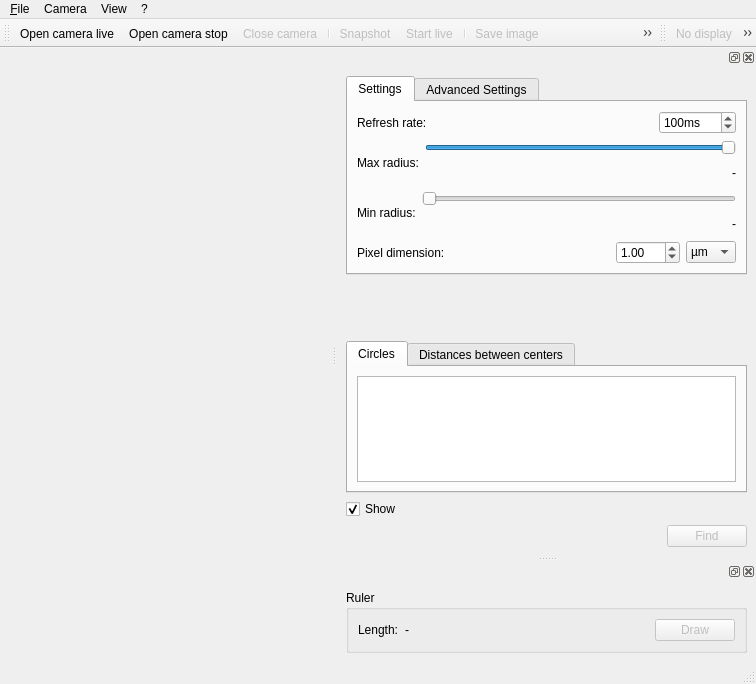
<?xml version="1.0" encoding="UTF-8"?>
<ui version="4.0">
 <class>MainviewClass</class>
 <widget class="QMainWindow" name="MainviewClass">
  <property name="enabled">
   <bool>true</bool>
  </property>
  <property name="geometry">
   <rect>
    <x>0</x>
    <y>0</y>
    <width>756</width>
    <height>684</height>
   </rect>
  </property>
  <property name="windowTitle">
   <string>uEye Viewer</string>
  </property>
  <property name="windowIcon">
   <iconset resource="../../../../programmi/C++/Qt/ueyeviewer/mainview.qrc">
    <normaloff>:/images/uEye.png</normaloff>:/images/uEye.png</iconset>
  </property>
  <property name="autoFillBackground">
   <bool>false</bool>
  </property>
  <property name="toolButtonStyle">
   <enum>Qt::ToolButtonIconOnly</enum>
  </property>
  <widget class="QWidget" name="centralwidget"/>
  <widget class="QMenuBar" name="menubar">
   <property name="geometry">
    <rect>
     <x>0</x>
     <y>0</y>
     <width>756</width>
     <height>25</height>
    </rect>
   </property>
   <widget class="QMenu" name="menu_File">
    <property name="title">
     <string>&amp;File</string>
    </property>
    <widget class="QMenu" name="menuLoad_parameter">
     <property name="title">
      <string>Load parameter</string>
     </property>
     <addaction name="actionLoadParamsFromFile"/>
     <addaction name="actionLoadParameterSet"/>
    </widget>
    <widget class="QMenu" name="menuSave_parameter">
     <property name="title">
      <string>Save parameter</string>
     </property>
     <addaction name="actionSaveParameterToFile"/>
     <addaction name="actionSaveParameterSet"/>
    </widget>
    <addaction name="menuLoad_parameter"/>
    <addaction name="menuSave_parameter"/>
    <addaction name="separator"/>
    <addaction name="actionSave_image"/>
    <addaction name="actionLoad_image"/>
    <addaction name="actionLoad_image_cam"/>
    <addaction name="separator"/>
    <addaction name="actionExit"/>
   </widget>
   <widget class="QMenu" name="menuUEye">
    <property name="title">
     <string>Camera</string>
    </property>
    <addaction name="actionOpenCamera"/>
    <addaction name="actionOpenCameraStop"/>
    <addaction name="actionCloseCamera"/>
    <addaction name="actionResetCamera"/>
    <addaction name="actionForceCameralist"/>
    <addaction name="separator"/>
    <addaction name="actionSnapshot"/>
    <addaction name="actionLive"/>
    <addaction name="actionTrigger"/>
    <addaction name="separator"/>
    <addaction name="actionUseErrorReport"/>
    <addaction name="actionProperties"/>
   </widget>
   <widget class="QMenu" name="menu">
    <property name="title">
     <string>?</string>
    </property>
    <addaction name="actionAbout"/>
    <addaction name="separator"/>
   </widget>
   <widget class="QMenu" name="menuView">
    <property name="title">
     <string>View</string>
    </property>
    <addaction name="actionDisplay"/>
    <addaction name="separator"/>
    <addaction name="actionView_fit"/>
    <addaction name="actionOriginal_size"/>
    <addaction name="actionZoom_out"/>
    <addaction name="actionZoom_in"/>
    <addaction name="separator"/>
    <addaction name="actionLimitDisplayRate"/>
    <addaction name="separator"/>
    <addaction name="actionImageinfo"/>
   </widget>
   <addaction name="menu_File"/>
   <addaction name="menuUEye"/>
   <addaction name="menuView"/>
   <addaction name="menu"/>
  </widget>
  <widget class="QStatusBar" name="statusbar"/>
  <widget class="QToolBar" name="toolBar">
   <property name="windowTitle">
    <string>toolBar</string>
   </property>
   <property name="allowedAreas">
    <set>Qt::LeftToolBarArea|Qt::RightToolBarArea</set>
   </property>
   <attribute name="toolBarArea">
    <enum>TopToolBarArea</enum>
   </attribute>
   <attribute name="toolBarBreak">
    <bool>false</bool>
   </attribute>
   <addaction name="actionOpenCamera"/>
   <addaction name="actionOpenCameraStop"/>
   <addaction name="actionCloseCamera"/>
   <addaction name="separator"/>
   <addaction name="actionSnapshot"/>
   <addaction name="actionLive"/>
   <addaction name="separator"/>
   <addaction name="actionSave_image"/>
   <addaction name="actionLoad_image_cam"/>
   <addaction name="actionLoad_image"/>
   <addaction name="actionProperties"/>
   <addaction name="actionImageinfo"/>
  </widget>
  <widget class="QToolBar" name="toolBar_display">
   <property name="windowTitle">
    <string>toolBar_2</string>
   </property>
   <attribute name="toolBarArea">
    <enum>TopToolBarArea</enum>
   </attribute>
   <attribute name="toolBarBreak">
    <bool>false</bool>
   </attribute>
   <addaction name="actionDisplay"/>
   <addaction name="actionView_fit"/>
   <addaction name="actionOriginal_size"/>
   <addaction name="actionZoom_out"/>
   <addaction name="actionZoom_in"/>
   <addaction name="separator"/>
   <addaction name="actionLimitDisplayRate"/>
   <addaction name="separator"/>
  </widget>
  <widget class="QDockWidget" name="dockDetect">
   <property name="enabled">
    <bool>true</bool>
   </property>
   <property name="floating">
    <bool>false</bool>
   </property>
   <property name="allowedAreas">
    <set>Qt::RightDockWidgetArea</set>
   </property>
   <attribute name="dockWidgetArea">
    <number>2</number>
   </attribute>
   <widget class="QWidget" name="dockWidgetContents">
    <layout class="QVBoxLayout" name="verticalLayout">
     <item>
      <widget class="QTabWidget" name="tabWidget">
       <property name="currentIndex">
        <number>0</number>
       </property>
       <widget class="QWidget" name="tabBasic">
        <attribute name="title">
         <string>Settings</string>
        </attribute>
        <layout class="QVBoxLayout" name="verticalLayout_4">
         <item>
          <layout class="QHBoxLayout" name="horizontalLayout_3">
           <item>
            <widget class="QLabel" name="labelRefresh">
             <property name="text">
              <string>Refresh rate:</string>
             </property>
             <property name="buddy">
              <cstring>spinRefresh</cstring>
             </property>
            </widget>
           </item>
           <item>
            <spacer name="horizontalSpacer_2">
             <property name="orientation">
              <enum>Qt::Horizontal</enum>
             </property>
             <property name="sizeHint" stdset="0">
              <size>
               <width>40</width>
               <height>20</height>
              </size>
             </property>
            </spacer>
           </item>
           <item>
            <widget class="QSpinBox" name="spinRefresh">
             <property name="suffix">
              <string>ms</string>
             </property>
             <property name="maximum">
              <number>10000</number>
             </property>
             <property name="value">
              <number>100</number>
             </property>
            </widget>
           </item>
          </layout>
         </item>
         <item>
          <layout class="QHBoxLayout" name="horizontalLayout_6">
           <item>
            <widget class="QLabel" name="labelMaxRad">
             <property name="text">
              <string>Max radius:</string>
             </property>
            </widget>
           </item>
           <item>
            <layout class="QVBoxLayout" name="verticalLayout_3">
             <item>
              <widget class="QSlider" name="sliderMaxRad">
               <property name="minimum">
                <number>0</number>
               </property>
               <property name="maximum">
                <number>999</number>
               </property>
               <property name="singleStep">
                <number>1</number>
               </property>
               <property name="value">
                <number>999</number>
               </property>
               <property name="orientation">
                <enum>Qt::Horizontal</enum>
               </property>
              </widget>
             </item>
             <item>
              <widget class="QLabel" name="labelMaxRadScale">
               <property name="text">
                <string>-</string>
               </property>
               <property name="alignment">
                <set>Qt::AlignRight|Qt::AlignTrailing|Qt::AlignVCenter</set>
               </property>
              </widget>
             </item>
            </layout>
           </item>
          </layout>
         </item>
         <item>
          <layout class="QHBoxLayout" name="horizontalLayout_2">
           <item>
            <widget class="QLabel" name="labelMinRad">
             <property name="text">
              <string>Min radius:</string>
             </property>
            </widget>
           </item>
           <item>
            <layout class="QVBoxLayout" name="verticalLayout_6">
             <item>
              <widget class="QSlider" name="sliderMinRad">
               <property name="minimum">
                <number>0</number>
               </property>
               <property name="maximum">
                <number>999</number>
               </property>
               <property name="value">
                <number>0</number>
               </property>
               <property name="orientation">
                <enum>Qt::Horizontal</enum>
               </property>
              </widget>
             </item>
             <item>
              <widget class="QLabel" name="labelMinRadScale">
               <property name="text">
                <string>-</string>
               </property>
               <property name="alignment">
                <set>Qt::AlignRight|Qt::AlignTrailing|Qt::AlignVCenter</set>
               </property>
              </widget>
             </item>
            </layout>
           </item>
          </layout>
         </item>
         <item>
          <layout class="QHBoxLayout" name="horizontalLayout_10">
           <item>
            <widget class="QLabel" name="labelPixDim">
             <property name="text">
              <string>Pixel dimension:</string>
             </property>
            </widget>
           </item>
           <item>
            <spacer name="horizontalSpacer_5">
             <property name="orientation">
              <enum>Qt::Horizontal</enum>
             </property>
             <property name="sizeHint" stdset="0">
              <size>
               <width>40</width>
               <height>20</height>
              </size>
             </property>
            </spacer>
           </item>
           <item>
            <widget class="QDoubleSpinBox" name="spinPixDim">
             <property name="maximum">
              <double>999.990000000000009</double>
             </property>
             <property name="value">
              <double>1.000000000000000</double>
             </property>
            </widget>
           </item>
           <item>
            <widget class="QComboBox" name="comboPixDim">
             <property name="currentIndex">
              <number>1</number>
             </property>
             <item>
              <property name="text">
               <string>mm</string>
              </property>
             </item>
             <item>
              <property name="text">
               <string>µm</string>
              </property>
             </item>
             <item>
              <property name="text">
               <string>nm</string>
              </property>
             </item>
            </widget>
           </item>
          </layout>
         </item>
        </layout>
       </widget>
       <widget class="QWidget" name="tabAdvanced">
        <attribute name="title">
         <string>Advanced Settings</string>
        </attribute>
        <layout class="QVBoxLayout" name="verticalLayout_2">
         <item>
          <layout class="QHBoxLayout" name="horizontalLayout_9">
           <item>
            <widget class="QLabel" name="labelMinDist">
             <property name="text">
              <string>Minimum distance:</string>
             </property>
            </widget>
           </item>
           <item>
            <layout class="QVBoxLayout" name="verticalLayout_5">
             <item>
              <widget class="QSlider" name="sliderMinDistScale">
               <property name="value">
                <number>20</number>
               </property>
               <property name="orientation">
                <enum>Qt::Horizontal</enum>
               </property>
              </widget>
             </item>
             <item>
              <widget class="QLabel" name="labelMinDistScale">
               <property name="text">
                <string>-</string>
               </property>
               <property name="alignment">
                <set>Qt::AlignRight|Qt::AlignTrailing|Qt::AlignVCenter</set>
               </property>
              </widget>
             </item>
            </layout>
           </item>
          </layout>
         </item>
         <item>
          <layout class="QHBoxLayout" name="horizontalLayout_5">
           <item>
            <widget class="QLabel" name="labelCannyTh">
             <property name="text">
              <string>Canny threshold:</string>
             </property>
            </widget>
           </item>
           <item>
            <spacer name="horizontalSpacer_4">
             <property name="orientation">
              <enum>Qt::Horizontal</enum>
             </property>
             <property name="sizeHint" stdset="0">
              <size>
               <width>40</width>
               <height>20</height>
              </size>
             </property>
            </spacer>
           </item>
           <item>
            <widget class="QSpinBox" name="spinCannyTh">
             <property name="suffix">
              <string/>
             </property>
             <property name="maximum">
              <number>1000</number>
             </property>
             <property name="value">
              <number>200</number>
             </property>
            </widget>
           </item>
          </layout>
         </item>
         <item>
          <layout class="QHBoxLayout" name="horizontalLayout_7">
           <item>
            <widget class="QLabel" name="labelAccTh">
             <property name="text">
              <string>Accumulator threshold:</string>
             </property>
            </widget>
           </item>
           <item>
            <spacer name="horizontalSpacer_6">
             <property name="orientation">
              <enum>Qt::Horizontal</enum>
             </property>
             <property name="sizeHint" stdset="0">
              <size>
               <width>40</width>
               <height>20</height>
              </size>
             </property>
            </spacer>
           </item>
           <item>
            <widget class="QSpinBox" name="spinAccTh">
             <property name="suffix">
              <string/>
             </property>
             <property name="maximum">
              <number>1000</number>
             </property>
             <property name="singleStep">
              <number>1</number>
             </property>
             <property name="value">
              <number>100</number>
             </property>
            </widget>
           </item>
          </layout>
         </item>
         <item>
          <layout class="QHBoxLayout" name="horizontalLayout_8">
           <item>
            <widget class="QLabel" name="labelAccDim">
             <property name="text">
              <string>Accumulator Factor:</string>
             </property>
            </widget>
           </item>
           <item>
            <spacer name="horizontalSpacer_7">
             <property name="orientation">
              <enum>Qt::Horizontal</enum>
             </property>
             <property name="sizeHint" stdset="0">
              <size>
               <width>40</width>
               <height>20</height>
              </size>
             </property>
            </spacer>
           </item>
           <item>
            <widget class="QSpinBox" name="spinAccDim">
             <property name="maximum">
              <number>10</number>
             </property>
             <property name="value">
              <number>2</number>
             </property>
            </widget>
           </item>
          </layout>
         </item>
         <item>
          <layout class="QHBoxLayout" name="horizontalLayout_4">
           <item>
            <widget class="QCheckBox" name="cboxGaussian">
             <property name="text">
              <string>Gaussian blur</string>
             </property>
            </widget>
           </item>
           <item>
            <spacer name="horizontalSpacer_3">
             <property name="orientation">
              <enum>Qt::Horizontal</enum>
             </property>
             <property name="sizeHint" stdset="0">
              <size>
               <width>40</width>
               <height>20</height>
              </size>
             </property>
            </spacer>
           </item>
           <item>
            <widget class="QSpinBox" name="spinGaussian">
             <property name="enabled">
              <bool>false</bool>
             </property>
             <property name="suffix">
              <string>px</string>
             </property>
             <property name="value">
              <number>5</number>
             </property>
            </widget>
           </item>
          </layout>
         </item>
        </layout>
       </widget>
      </widget>
     </item>
     <item>
      <spacer name="verticalSpacer">
       <property name="orientation">
        <enum>Qt::Vertical</enum>
       </property>
       <property name="sizeHint" stdset="0">
        <size>
         <width>20</width>
         <height>149</height>
        </size>
       </property>
      </spacer>
     </item>
     <item>
      <widget class="QTabWidget" name="tabWidget_2">
       <property name="currentIndex">
        <number>0</number>
       </property>
       <widget class="QWidget" name="tabCList">
        <attribute name="title">
         <string>Circles</string>
        </attribute>
        <layout class="QVBoxLayout" name="verticalLayout_8">
         <item>
          <widget class="QListWidget" name="listEllipses"/>
         </item>
        </layout>
       </widget>
       <widget class="QWidget" name="tabCDist">
        <attribute name="title">
         <string>Distances between centers</string>
        </attribute>
        <layout class="QVBoxLayout" name="verticalLayout_7">
         <item>
          <widget class="QListWidget" name="listDist"/>
         </item>
        </layout>
       </widget>
      </widget>
     </item>
     <item>
      <widget class="QCheckBox" name="cboxShow">
       <property name="text">
        <string>Show</string>
       </property>
       <property name="checked">
        <bool>true</bool>
       </property>
      </widget>
     </item>
     <item>
      <layout class="QHBoxLayout" name="horizontalLayout">
       <item>
        <spacer name="horizontalSpacer">
         <property name="orientation">
          <enum>Qt::Horizontal</enum>
         </property>
         <property name="sizeHint" stdset="0">
          <size>
           <width>40</width>
           <height>20</height>
          </size>
         </property>
        </spacer>
       </item>
       <item>
        <widget class="QPushButton" name="btnDetect">
         <property name="enabled">
          <bool>false</bool>
         </property>
         <property name="text">
          <string>Find</string>
         </property>
         <property name="checkable">
          <bool>true</bool>
         </property>
        </widget>
       </item>
      </layout>
     </item>
    </layout>
   </widget>
  </widget>
  <widget class="QDockWidget" name="dockMeasure">
   <attribute name="dockWidgetArea">
    <number>2</number>
   </attribute>
   <widget class="QWidget" name="dockWidgetContents_3">
    <layout class="QHBoxLayout" name="horizontalLayout_12">
     <item>
      <widget class="QGroupBox" name="gboxMeasure">
       <property name="title">
        <string>Ruler</string>
       </property>
       <layout class="QHBoxLayout" name="horizontalLayout_11">
        <item>
         <widget class="QLabel" name="labelLength">
          <property name="text">
           <string>Length:</string>
          </property>
         </widget>
        </item>
        <item>
         <widget class="QLabel" name="labelMeasure">
          <property name="text">
           <string>-</string>
          </property>
         </widget>
        </item>
        <item>
         <spacer name="horizontalSpacer_8">
          <property name="orientation">
           <enum>Qt::Horizontal</enum>
          </property>
          <property name="sizeHint" stdset="0">
           <size>
            <width>240</width>
            <height>20</height>
           </size>
          </property>
         </spacer>
        </item>
        <item>
         <widget class="QPushButton" name="btnDrawLine">
          <property name="enabled">
           <bool>false</bool>
          </property>
          <property name="text">
           <string>Draw</string>
          </property>
          <property name="checkable">
           <bool>true</bool>
          </property>
          <property name="flat">
           <bool>false</bool>
          </property>
         </widget>
        </item>
       </layout>
      </widget>
     </item>
    </layout>
   </widget>
  </widget>
  <action name="actionOpenCamera">
   <property name="enabled">
    <bool>true</bool>
   </property>
   <property name="icon">
    <iconset resource="../../../../programmi/C++/Qt/ueyeviewer/mainview.qrc">
     <normaloff>:/icons/camera-play.png</normaloff>:/icons/camera-play.png</iconset>
   </property>
   <property name="text">
    <string>Open camera live</string>
   </property>
   <property name="toolTip">
    <string>open a uEye and start live</string>
   </property>
   <property name="statusTip">
    <string>open a uEye</string>
   </property>
  </action>
  <action name="actionCloseCamera">
   <property name="enabled">
    <bool>false</bool>
   </property>
   <property name="icon">
    <iconset resource="../../../../programmi/C++/Qt/ueyeviewer/mainview.qrc">
     <normaloff>:/icons/camera-close.png</normaloff>:/icons/camera-close.png</iconset>
   </property>
   <property name="text">
    <string>Close camera</string>
   </property>
   <property name="toolTip">
    <string>close a uEye</string>
   </property>
   <property name="statusTip">
    <string>close a uEye</string>
   </property>
  </action>
  <action name="actionSave_image">
   <property name="enabled">
    <bool>false</bool>
   </property>
   <property name="icon">
    <iconset resource="../../../../programmi/C++/Qt/ueyeviewer/mainview.qrc">
     <normaloff>:/icons/save.png</normaloff>:/icons/save.png</iconset>
   </property>
   <property name="text">
    <string>Save image</string>
   </property>
  </action>
  <action name="actionAbout">
   <property name="icon">
    <iconset resource="../../../../programmi/C++/Qt/ueyeviewer/mainview.qrc">
     <normaloff>:/icons/about.png</normaloff>:/icons/about.png</iconset>
   </property>
   <property name="text">
    <string>About</string>
   </property>
   <property name="toolTip">
    <string>about uEye Viewer</string>
   </property>
  </action>
  <action name="actionExit">
   <property name="icon">
    <iconset resource="../../../../programmi/C++/Qt/ueyeviewer/mainview.qrc">
     <normaloff>:/icons/exit.png</normaloff>:/icons/exit.png</iconset>
   </property>
   <property name="text">
    <string>Exit</string>
   </property>
   <property name="toolTip">
    <string>close the demo</string>
   </property>
   <property name="statusTip">
    <string>close the demo</string>
   </property>
   <property name="shortcut">
    <string>Alt+Q</string>
   </property>
  </action>
  <action name="actionSnapshot">
   <property name="enabled">
    <bool>false</bool>
   </property>
   <property name="icon">
    <iconset resource="../../../../programmi/C++/Qt/ueyeviewer/mainview.qrc">
     <normaloff>:/icons/media-pause.png</normaloff>:/icons/media-pause.png</iconset>
   </property>
   <property name="text">
    <string>Snapshot</string>
   </property>
   <property name="shortcut">
    <string>Alt+S</string>
   </property>
  </action>
  <action name="actionLive">
   <property name="checkable">
    <bool>true</bool>
   </property>
   <property name="enabled">
    <bool>false</bool>
   </property>
   <property name="icon">
    <iconset resource="../../../../programmi/C++/Qt/ueyeviewer/mainview.qrc">
     <normaloff>:/icons/media-play.png</normaloff>:/icons/media-play.png</iconset>
   </property>
   <property name="text">
    <string>Start live</string>
   </property>
   <property name="toolTip">
    <string>Start/Stop live capture</string>
   </property>
   <property name="shortcut">
    <string>Alt+L</string>
   </property>
  </action>
  <action name="actionMonochrome">
   <property name="checkable">
    <bool>true</bool>
   </property>
   <property name="text">
    <string>monochrome</string>
   </property>
  </action>
  <action name="actionColor">
   <property name="checkable">
    <bool>true</bool>
   </property>
   <property name="text">
    <string>color</string>
   </property>
  </action>
  <action name="actionDisplay">
   <property name="checkable">
    <bool>true</bool>
   </property>
   <property name="enabled">
    <bool>false</bool>
   </property>
   <property name="icon">
    <iconset resource="../../../../programmi/C++/Qt/ueyeviewer/mainview.qrc">
     <normaloff>:/icons/no-display.png</normaloff>:/icons/no-display.png</iconset>
   </property>
   <property name="text">
    <string>No display</string>
   </property>
   <property name="toolTip">
    <string>No display</string>
   </property>
  </action>
  <action name="actionProperties">
   <property name="enabled">
    <bool>false</bool>
   </property>
   <property name="icon">
    <iconset resource="../../../../programmi/C++/Qt/ueyeviewer/mainview.qrc">
     <normaloff>:/icons/properties.png</normaloff>:/icons/properties.png</iconset>
   </property>
   <property name="text">
    <string>Properties</string>
   </property>
  </action>
  <action name="actionView_fit">
   <property name="checkable">
    <bool>true</bool>
   </property>
   <property name="checked">
    <bool>false</bool>
   </property>
   <property name="enabled">
    <bool>false</bool>
   </property>
   <property name="icon">
    <iconset resource="../../../../programmi/C++/Qt/ueyeviewer/mainview.qrc">
     <normaloff>:/icons/zoom-fit.png</normaloff>:/icons/zoom-fit.png</iconset>
   </property>
   <property name="text">
    <string>Fit to window</string>
   </property>
   <property name="toolTip">
    <string>Fit to window</string>
   </property>
  </action>
  <action name="actionTrigger">
   <property name="checkable">
    <bool>true</bool>
   </property>
   <property name="text">
    <string>Use HW trigger</string>
   </property>
  </action>
  <action name="actionOriginal_size">
   <property name="enabled">
    <bool>false</bool>
   </property>
   <property name="icon">
    <iconset resource="../../../../programmi/C++/Qt/ueyeviewer/mainview.qrc">
     <normaloff>:/icons/zoom-original.png</normaloff>:/icons/zoom-original.png</iconset>
   </property>
   <property name="text">
    <string>Original size</string>
   </property>
   <property name="toolTip">
    <string>Original size</string>
   </property>
  </action>
  <action name="actionZoom_out">
   <property name="enabled">
    <bool>false</bool>
   </property>
   <property name="icon">
    <iconset resource="../../../../programmi/C++/Qt/ueyeviewer/mainview.qrc">
     <normaloff>:/icons/zoom-out.png</normaloff>:/icons/zoom-out.png</iconset>
   </property>
   <property name="text">
    <string>Zoom out</string>
   </property>
  </action>
  <action name="actionZoom_in">
   <property name="enabled">
    <bool>false</bool>
   </property>
   <property name="icon">
    <iconset resource="../../../../programmi/C++/Qt/ueyeviewer/mainview.qrc">
     <normaloff>:/icons/zoom-in.png</normaloff>:/icons/zoom-in.png</iconset>
   </property>
   <property name="text">
    <string>Zoom in</string>
   </property>
   <property name="toolTip">
    <string>zoom in</string>
   </property>
  </action>
  <action name="actionForceCameralist">
   <property name="checkable">
    <bool>true</bool>
   </property>
   <property name="text">
    <string>Force cameralist</string>
   </property>
  </action>
  <action name="actionUseErrorReport">
   <property name="checkable">
    <bool>true</bool>
   </property>
   <property name="text">
    <string>Use API error report</string>
   </property>
   <property name="toolTip">
    <string>api error report</string>
   </property>
  </action>
  <action name="actionImageinfo">
   <property name="checkable">
    <bool>true</bool>
   </property>
   <property name="icon">
    <iconset resource="../../../../programmi/C++/Qt/ueyeviewer/mainview.qrc">
     <normaloff>:/icons/camera-info.png</normaloff>:/icons/camera-info.png</iconset>
   </property>
   <property name="text">
    <string>Image info</string>
   </property>
   <property name="toolTip">
    <string>show/hide additional image infos</string>
   </property>
  </action>
  <action name="actionOpenCameraStop">
   <property name="icon">
    <iconset resource="../../../../programmi/C++/Qt/ueyeviewer/mainview.qrc">
     <normaloff>:/icons/camera-stop.png</normaloff>:/icons/camera-stop.png</iconset>
   </property>
   <property name="text">
    <string>Open camera stop</string>
   </property>
   <property name="toolTip">
    <string>open a uEye stopped</string>
   </property>
  </action>
  <action name="actionLimitDisplayRate">
   <property name="checkable">
    <bool>true</bool>
   </property>
   <property name="enabled">
    <bool>false</bool>
   </property>
   <property name="icon">
    <iconset resource="../../../../programmi/C++/Qt/ueyeviewer/mainview.qrc">
     <normaloff>:/icons/rate-limit.png</normaloff>:/icons/rate-limit.png</iconset>
   </property>
   <property name="text">
    <string>Limit display rate</string>
   </property>
   <property name="toolTip">
    <string>Limit display rate</string>
   </property>
  </action>
  <action name="actionResetCamera">
   <property name="text">
    <string>Reset to defaults</string>
   </property>
   <property name="toolTip">
    <string>resets the camera to its default parameters</string>
   </property>
  </action>
  <action name="actionLoadParamsFromFile">
   <property name="text">
    <string>from file...</string>
   </property>
   <property name="toolTip">
    <string>load camera parameter from a configuration file</string>
   </property>
  </action>
  <action name="actionLoadParameterSet">
   <property name="text">
    <string>Parameter set</string>
   </property>
   <property name="toolTip">
    <string>load camera parameter from camera set 1</string>
   </property>
  </action>
  <action name="actionLoadParameterSet2">
   <property name="text">
    <string>Parameter set 2</string>
   </property>
   <property name="toolTip">
    <string>load camera parameter from camera set 2</string>
   </property>
  </action>
  <action name="actionSaveParameterToFile">
   <property name="text">
    <string>to file...</string>
   </property>
   <property name="toolTip">
    <string>save camera parameter to camera configuration file</string>
   </property>
  </action>
  <action name="actionSaveParameterSet">
   <property name="text">
    <string>Parameter set</string>
   </property>
   <property name="toolTip">
    <string>save camera parameter to camera set 1</string>
   </property>
  </action>
  <action name="actionSaveParameterSet2">
   <property name="text">
    <string>Parameter set 2</string>
   </property>
   <property name="toolTip">
    <string>save camera parameter to camera set 2</string>
   </property>
  </action>
  <action name="actionLoad_image_cam">
   <property name="enabled">
    <bool>false</bool>
   </property>
   <property name="icon">
    <iconset resource="../../../../programmi/C++/Qt/ueyeviewer/mainview.qrc">
     <normaloff>:/icons/camera-load.png</normaloff>:/icons/camera-load.png</iconset>
   </property>
   <property name="text">
    <string>Load image on camera</string>
   </property>
   <property name="toolTip">
    <string>Load image on camera</string>
   </property>
  </action>
  <action name="actionLoad_image">
   <property name="icon">
    <iconset resource="../../../../programmi/C++/Qt/ueyeviewer/mainview.qrc">
     <normaloff>:/icons/image-load.png</normaloff>:/icons/image-load.png</iconset>
   </property>
   <property name="text">
    <string>Load image</string>
   </property>
   <property name="toolTip">
    <string>Load image without loading on the camera</string>
   </property>
  </action>
 </widget>
 <resources>
  <include location="../../../../programmi/C++/Qt/ueyeviewer/mainview.qrc"/>
 </resources>
 <connections>
  <connection>
   <sender>cboxGaussian</sender>
   <signal>toggled(bool)</signal>
   <receiver>spinGaussian</receiver>
   <slot>setEnabled(bool)</slot>
   <hints>
    <hint type="sourcelabel">
     <x>538</x>
     <y>294</y>
    </hint>
    <hint type="destinationlabel">
     <x>719</x>
     <y>290</y>
    </hint>
   </hints>
  </connection>
 </connections>
</ui>
